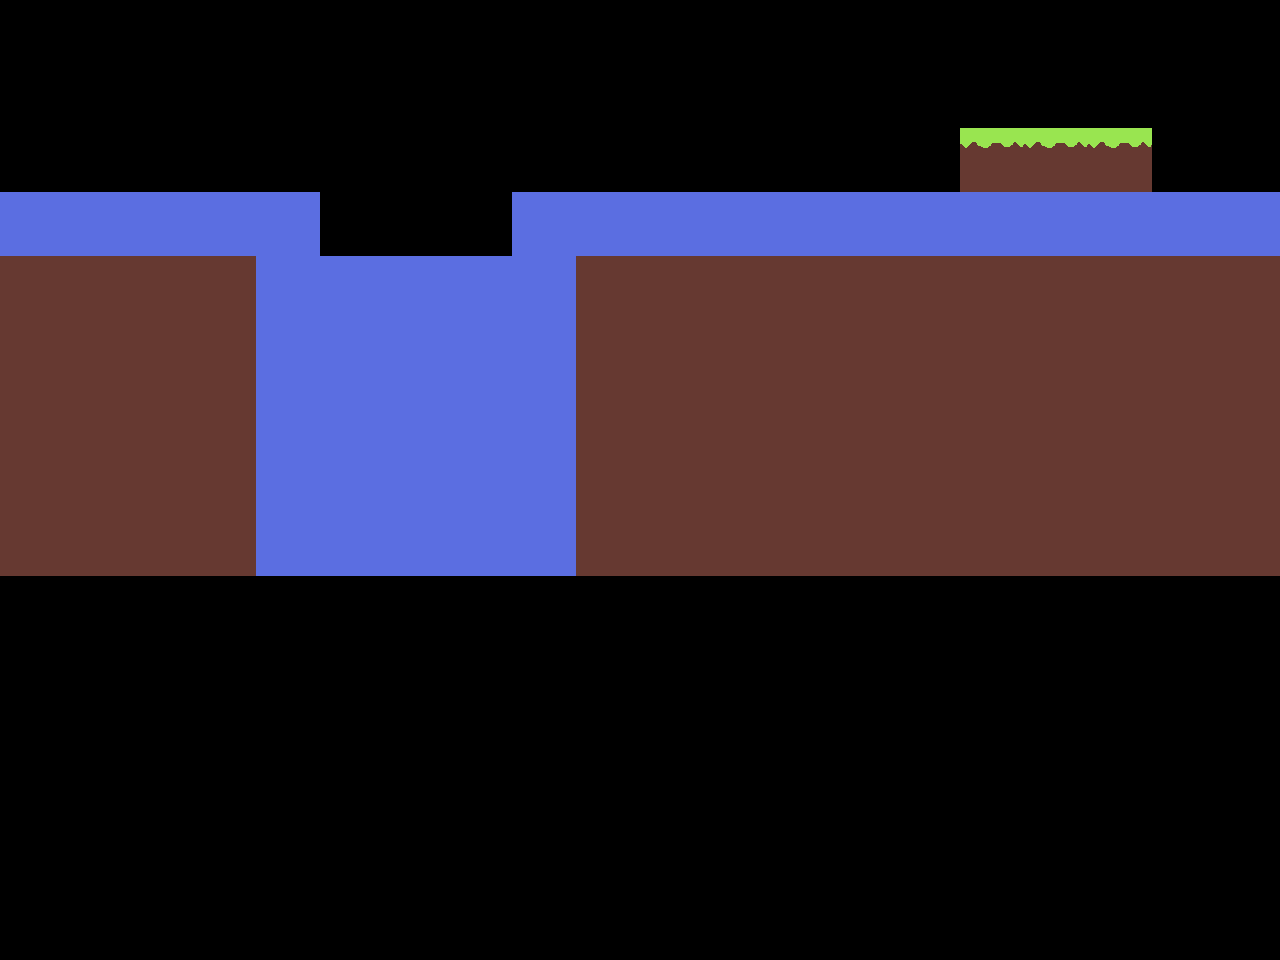

This game map was drawn from its Tiled (.tmx) file and the tilesets committed beside it. A one-line description and the full map source follow:
An orthogonal 20x15 tile map with 64x64 px tiles, 3 tile layers (Water, Base, Collision).

<map version="1.4" tiledversion="1.4.3" orientation="orthogonal" renderorder="right-down" width="20" height="15" tilewidth="64" tileheight="64" infinite="0" nextlayerid="4" nextobjectid="1">
 <tileset firstgid="1" name="ground" tilewidth="64" tileheight="64" tilecount="7" columns="7">
  <image source="ground.png" width="448" height="64" />
 </tileset>
 <layer id="2" name="Water" width="20" height="15">
  <data encoding="csv">
0,0,0,0,0,0,0,0,0,0,0,0,0,0,0,0,0,0,0,0,
0,0,0,0,0,0,0,0,0,0,0,0,0,0,0,0,0,0,0,0,
0,0,0,0,0,0,0,0,0,0,0,0,0,0,0,0,0,0,0,0,
0,0,0,0,0,0,0,0,0,0,0,0,0,0,0,0,0,0,0,0,
0,0,0,0,7,7,7,7,7,0,0,0,0,0,0,0,0,0,0,0,
0,0,0,0,7,7,7,7,7,0,0,0,0,0,0,0,0,0,0,0,
0,0,0,0,7,7,7,7,7,0,0,0,0,0,0,0,0,0,0,0,
0,0,0,0,7,7,7,7,7,0,0,0,0,0,0,0,0,0,0,0,
0,0,0,0,0,0,0,0,0,0,0,0,0,0,0,0,0,0,0,0,
0,0,0,0,0,0,0,0,0,0,0,0,0,0,0,0,0,0,0,0,
0,0,0,0,0,0,0,0,0,0,0,0,0,0,0,0,0,0,0,0,
0,0,0,0,0,0,0,0,0,0,0,0,0,0,0,0,0,0,0,0,
0,0,0,0,0,0,0,0,0,0,0,0,0,0,0,0,0,0,0,0,
0,0,0,0,0,0,0,0,0,0,0,0,0,0,0,0,0,0,0,0,
0,0,0,0,0,0,0,0,0,0,0,0,0,0,0,0,0,0,0,0
</data>
 </layer>
 <layer id="1" name="Base" width="20" height="15">
  <data encoding="csv">
0,0,0,0,0,0,0,0,0,0,0,0,0,0,0,0,0,0,0,0,
0,0,0,0,0,0,0,0,0,0,0,0,0,0,0,0,0,0,0,0,
0,0,0,0,0,0,0,0,0,0,0,0,0,0,0,2,2,2,0,0,
2,2,2,2,6,0,0,0,4,2,2,2,2,2,2,2,2,2,2,2,
1,1,1,1,5,0,0,0,3,1,1,1,1,1,1,1,1,1,1,1,
1,1,1,1,5,0,0,0,3,1,1,1,1,1,1,1,1,1,1,1,
1,1,1,1,5,0,0,0,3,1,1,1,1,1,1,1,1,1,1,1,
1,1,1,1,5,0,0,0,3,1,1,1,1,1,1,1,1,1,1,1,
1,1,1,1,1,1,1,1,1,1,1,1,1,1,1,1,1,1,1,1,
0,0,0,0,0,0,0,0,0,0,0,0,0,0,0,0,0,0,0,0,
0,0,0,0,0,0,0,0,0,0,0,0,0,0,0,0,0,0,0,0,
0,0,0,0,0,0,0,0,0,0,0,0,0,0,0,0,0,0,0,0,
0,0,0,0,0,0,0,0,0,0,0,0,0,0,0,0,0,0,0,0,
0,0,0,0,0,0,0,0,0,0,0,0,0,0,0,0,0,0,0,0,
0,0,0,0,0,0,0,0,0,0,0,0,0,0,0,0,0,0,0,0
</data>
 </layer>
 <layer id="3" name="Collision" width="20" height="15">
  <data encoding="csv">
0,0,0,0,0,0,0,0,0,0,0,0,0,0,0,0,0,0,0,0,
0,0,0,0,0,0,0,0,0,0,0,0,0,0,0,0,0,0,0,0,
0,0,0,0,0,0,0,0,0,0,0,0,0,0,0,0,0,0,0,0,
7,7,7,7,7,0,0,0,7,7,7,7,7,7,7,7,7,7,7,7,
0,0,0,0,7,0,0,0,7,0,0,0,0,0,0,0,0,0,0,0,
0,0,0,0,7,0,0,0,7,0,0,0,0,0,0,0,0,0,0,0,
0,0,0,0,7,0,0,0,7,0,0,0,0,0,0,0,0,0,0,0,
0,0,0,0,7,0,0,0,7,0,0,0,0,0,0,0,0,0,0,0,
0,0,0,0,7,7,7,7,7,0,0,0,0,0,0,0,0,0,0,0,
0,0,0,0,0,0,0,0,0,0,0,0,0,0,0,0,0,0,0,0,
0,0,0,0,0,0,0,0,0,0,0,0,0,0,0,0,0,0,0,0,
0,0,0,0,0,0,0,0,0,0,0,0,0,0,0,0,0,0,0,0,
0,0,0,0,0,0,0,0,0,0,0,0,0,0,0,0,0,0,0,0,
0,0,0,0,0,0,0,0,0,0,0,0,0,0,0,0,0,0,0,0,
0,0,0,0,0,0,0,0,0,0,0,0,0,0,0,0,0,0,0,0
</data>
 </layer>
</map>